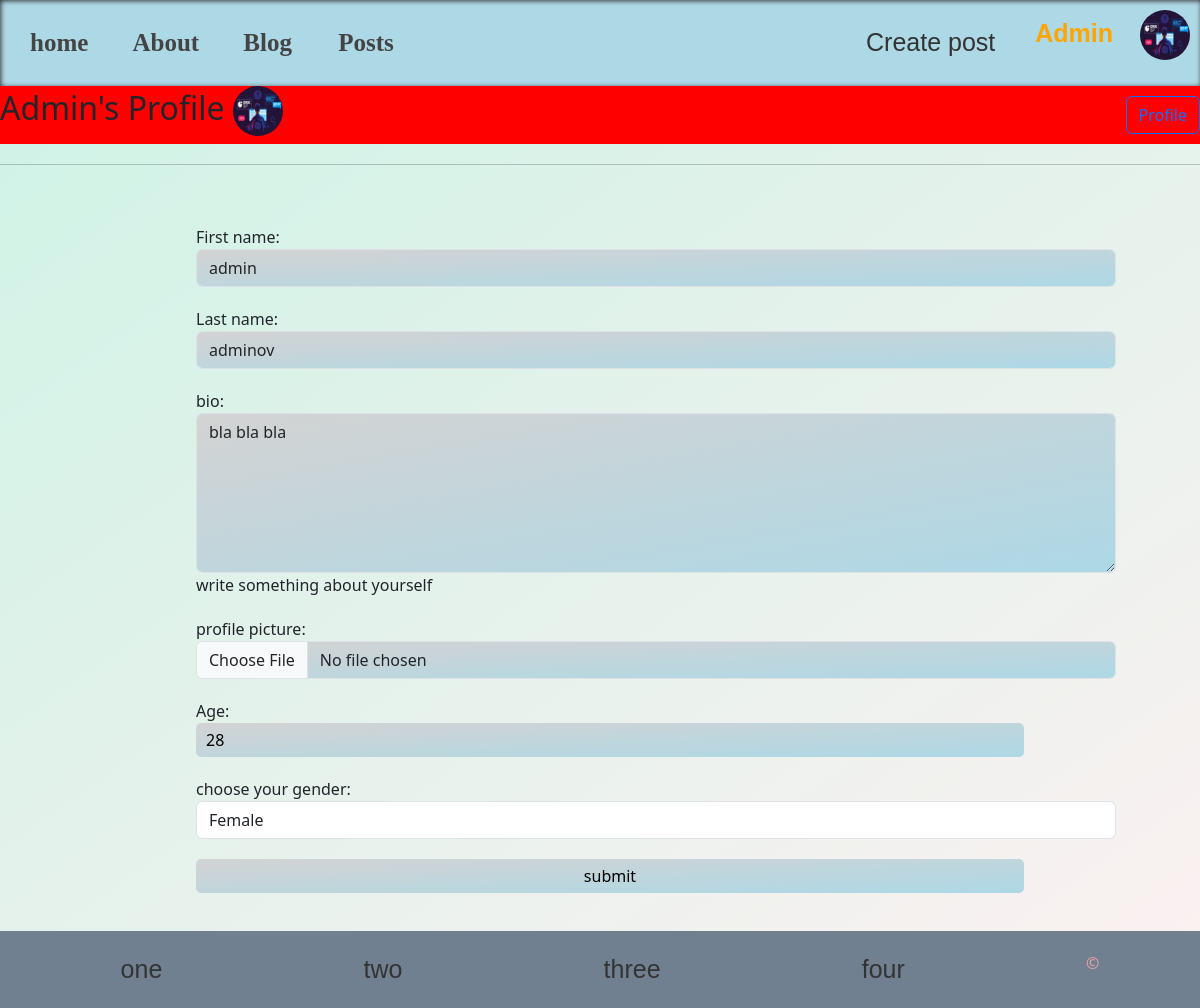
Page /users/update-profile/ (signed in) on the committed database.
### users/models.py (models this page shows, shortened)
class Profile(models.Model):
    user = models.OneToOneField(User, on_delete=models.CASCADE)
    first_name = models.CharField(max_length=100, default='')
    last_name = models.CharField(max_length=100, default='')
    bio = models.TextField(null=True, blank=True)
    image = models.ImageField(default='default.jpg', upload_to='profile_pics')
    age =  models.IntegerField( null=True, blank=True)
    gender = models.CharField(max_length=50, null=True, blank=True)

### users/views.py (the view, shortened to what this page needs)
# urls.py: path('update-profile/', update_profile_page, name='update_profile_page'),
def update_profile_page(request):
    profile = Profile.objects.filter(id=request.user.id).first()
    form = ProfileForm(instance=profile)
    context = {
        'user': request.user,
        'form': form
    }
    return render(request, 'update_profile_page.html', context)

### users/templates/update_profile_page.html (shortened to what this page needs)
{% extends 'base.html' %}
{% load static %}
{% block css %}
   <link rel="stylesheet" href="{% static 'style/profile.css' %}">
{% endblock %}
{%block content%}
    <div class="intro-wrapper">
        <h2>
            {{user.username|title}}'s Profile
            <img src="{{ user.profile.image.url }}" class="profile-picture" alt="profile-picture">
        </h2>
        <a href="{% url 'profile_page' %}" class="btn btn-outline-primary">
            Profile
        </a>
    </div>
    <hr style="margin: 20px 0;">
    {%include 'form_snippets.html' with form=form%}
{% endblock %}

### templates/navbar.html (shortened to what this page needs)
{% load static %}
<header>
    <div class="links">
        <a href="{%url 'home'%}">home</a>
        <a href="{% url 'about'%}">About</a>
        <a href="{% url 'blog'%}">Blog </a>
        <a href="{% url 'posts'%}">Posts</a>
    </div>
    <div class="auth-wrapper">
        {%if not request.user.is_authenticated%}
            <a class="nav-item login" href="#">
                <img src="{%static 'icons/lupa.png' %}" width="20" alt="icon">
            </a>
            <a class="nav-item login" href="{%url 'login_user'%}">login</a>
            <a class="nav-item signup" href="{%url 'create-user'%}">sign up</a>
        {% else %}
            <div class="profile-auth-wrapper">
                <a class="nav-item signup" href="{%url 'create_post'%}">Create post</a>
                <div class="content">
                    <p class="user-info">
                        <a class="nav-item login" href="{% url 'profile_page' %}">{{ request.user.username | title}}</a>
                        <img src="{{user.profile.image.url}}" class="profile-picture" alt="user-image">
                     </p>
                </div>
            </div>
        {%endif%}
    </div>
</header>

### templates/form_snippets.html (shortened to what this page needs)
<div class="form-wrapper">
    <form method="POST" enctype="multipart/form-data">
        {{form.as_p}}
        {%if btn_text%}
            <input type="submit" value="{{ btn_text }}" />
        {%else %}
            <input type="submit" value="submit" />
        {%endif%}
    </form>
</div>

### static/styles/navbar.css (style rules this page uses)
* { padding: 0; margin: 0; transition: 0.5s; }
header { display: flex; justify-content: space-between; align-items: center; box-shadow: inset 1px 1px 5px #333; padding: 10px; background-color: lightblue; }
.links a { padding: 20px; color: #444; font-size: 25px; font-family: cursive ; font-weight: bolder; border-radius: 10px; }
a { text-decoration: none; border-radius: 5px; padding: 10px 20px; font-family: sans-serif; color: #333; font-size: 25px; }
.login { font-family: Impact, Haettenschweiler, 'Arial Narrow Bold', sans-serif; color: orange; font-size: 25px; cursor: pointer; }
.profile-auth-wrapper { display: flex; justify-content: space-between; align-items: center; }
.content { position: relative; }
.user-info { font-family: Arial, Helvetica, sans-serif; font-weight: bolder; font-size: 25px; cursor: pointer; }
.profile-picture { width: 50px; height: 50px; border-radius: 50%; }

### static/styles/profile.css (style rules this page uses)
.intro-wrapper { display: flex; justify-content: space-between; align-items: center; background-color: red; }

### templates/form_snippets.html (style rules this page uses)
form { width: 80%; margin-left: 11rem; padding: 20px 20px 2.35rem 20px; }
input, textarea { width: 90%; padding: 5px 10px; background: linear-gradient(to right bottom, lightgray, lightblue); border: none; outline: none; border-radius: 5px; }
input, label, textarea { display: block; }
label, input[type='submit'] { margin-top: 20px; cursor: pointer; }
textarea { height: 10rem; }

### rows in the picture
Profile: first_name "admin", last_name "adminov", bio "bla bla bla", age "28", gender "Female"

### other values in the picture
{{ request.user.username | title }} "Admin"
{{ user.username|title }} "Admin"
